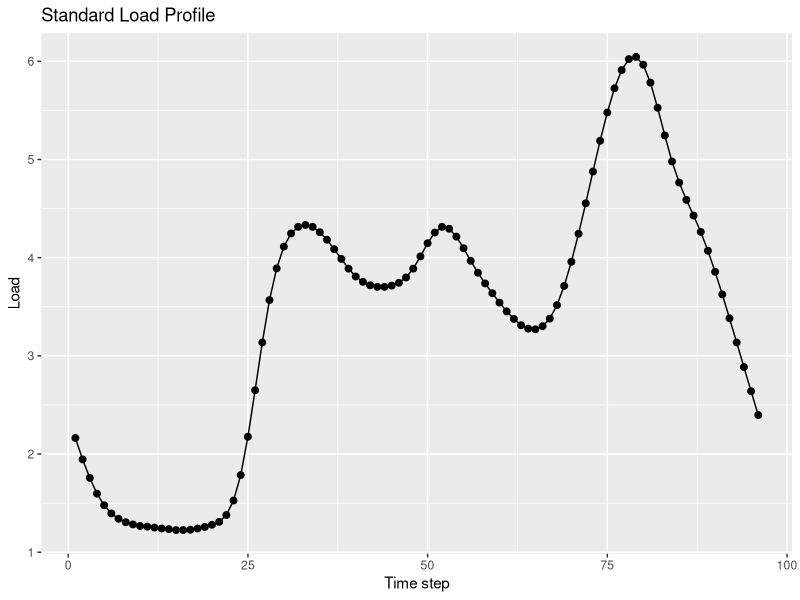

Generate this figure with R:
library(ggplot2)
library(reshape2)

fd = read.table('Lastprofil_Haushalt.csv',head =TRUE, skip = 4,sep=',',dec=',')
Time_steps =seq(from = 1,to = 96, by = 1)
fd$Time_steps <- Time_steps
fd$gruppe <- rep(1,96)
yy = fd$Werktage.2 * 8 * 4
# plot(xx,yy,'l')
plotler = ggplot(data=fd,aes(x= Time_steps, y= 8*4*Werktage.2,group = gruppe)) +
  geom_line() +
  geom_point(size=2) +
  xlab("Time step") +
  ylab("Load") + 
  ggtitle("Standard Load Profile")

ggsave(plotler,filename = "loadprofile.png")
